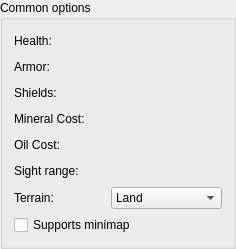
         <widget class="Q3GroupBox" name="mCommonGroup" >
          <property name="title" >
           <string>Common options</string>
          </property>
          <layout class="QVBoxLayout" >
           <property name="spacing" >
            <number>6</number>
           </property>
           <property name="leftMargin" >
            <number>11</number>
           </property>
           <property name="topMargin" >
            <number>11</number>
           </property>
           <property name="rightMargin" >
            <number>11</number>
           </property>
           <property name="bottomMargin" >
            <number>11</number>
           </property>
           <item>
            <layout class="QGridLayout" >
             <item row="2" column="2" >
              <widget class="KIntNumInput" native="1" name="mUnitShields" >
               <property name="toolTip" >
                <string>Maximum shields of this unit</string>
               </property>
               <property name="whatsThis" >
                <string>Maximum shields of this unit&lt;br>
When some unit shoots your unit and your unit has any shields, then amount of shields you have will be substracted from shooter's damage value and shields count will be decreased accordingly. If your unit has enough shields, it may not be hurt at all!</string>
               </property>
               <property name="minValue" stdset="0" >
                <number>0</number>
               </property>
              </widget>
             </item>
             <item row="2" column="1" >
              <spacer>
               <property name="orientation" >
                <enum>Qt::Horizontal</enum>
               </property>
               <property name="sizeType" >
                <enum>QSizePolicy::Fixed</enum>
               </property>
               <property name="sizeHint" >
                <size>
                 <width>20</width>
                 <height>20</height>
                </size>
               </property>
              </spacer>
             </item>
             <item row="0" column="1" >
              <spacer>
               <property name="orientation" >
                <enum>Qt::Horizontal</enum>
               </property>
               <property name="sizeType" >
                <enum>QSizePolicy::Fixed</enum>
               </property>
               <property name="sizeHint" >
                <size>
                 <width>20</width>
                 <height>20</height>
                </size>
               </property>
              </spacer>
             </item>
             <item row="1" column="1" >
              <spacer>
               <property name="orientation" >
                <enum>Qt::Horizontal</enum>
               </property>
               <property name="sizeType" >
                <enum>QSizePolicy::Fixed</enum>
               </property>
               <property name="sizeHint" >
                <size>
                 <width>20</width>
                 <height>20</height>
                </size>
               </property>
              </spacer>
             </item>
             <item row="4" column="0" >
              <widget class="QLabel" name="mUnitOilCostLabel" >
               <property name="text" >
                <string>Oil Cost:</string>
               </property>
               <property name="wordWrap" >
                <bool>false</bool>
               </property>
              </widget>
             </item>
             <item row="1" column="0" >
              <widget class="QLabel" name="mUnitArmorLabel" >
               <property name="text" >
                <string>Armor:</string>
               </property>
               <property name="wordWrap" >
                <bool>false</bool>
               </property>
              </widget>
             </item>
             <item row="3" column="1" >
              <spacer>
               <property name="orientation" >
                <enum>Qt::Horizontal</enum>
               </property>
               <property name="sizeType" >
                <enum>QSizePolicy::Fixed</enum>
               </property>
               <property name="sizeHint" >
                <size>
                 <width>20</width>
                 <height>20</height>
                </size>
               </property>
              </spacer>
             </item>
             <item row="3" column="0" >
              <widget class="QLabel" name="mUnitMineralCostLabel" >
               <property name="text" >
                <string>Mineral Cost:</string>
               </property>
               <property name="wordWrap" >
                <bool>false</bool>
               </property>
              </widget>
             </item>
             <item row="6" column="2" >
              <widget class="QComboBox" name="mUnitTerrain" >
               <property name="toolTip" >
                <string>Terrain type of this unit</string>
               </property>
               <property name="whatsThis" >
                <string>The main terrain your unit is thought to use. You can use only one. For facilities the terrain type is the only terrain it can be placed on. Mobile units use rather the &lt;i>Can go on Land&lt;/i> / &lt;i>Can go on Water&lt;/i> values.</string>
               </property>
               <item>
                <property name="text" >
                 <string>Land</string>
                </property>
               </item>
               <item>
                <property name="text" >
                 <string>Water</string>
                </property>
               </item>
               <item>
                <property name="text" >
                 <string>Air - Plane</string>
                </property>
               </item>
               <item>
                <property name="text" >
                 <string>Air - Helicopter</string>
                </property>
               </item>
              </widget>
             </item>
             <item row="6" column="1" >
              <spacer>
               <property name="orientation" >
                <enum>Qt::Horizontal</enum>
               </property>
               <property name="sizeType" >
                <enum>QSizePolicy::Fixed</enum>
               </property>
               <property name="sizeHint" >
                <size>
                 <width>20</width>
                 <height>20</height>
                </size>
               </property>
              </spacer>
             </item>
             <item row="5" column="1" >
              <spacer>
               <property name="orientation" >
                <enum>Qt::Horizontal</enum>
               </property>
               <property name="sizeType" >
                <enum>QSizePolicy::Fixed</enum>
               </property>
               <property name="sizeHint" >
                <size>
                 <width>20</width>
                 <height>20</height>
                </size>
               </property>
              </spacer>
             </item>
             <item row="3" column="2" >
              <widget class="KIntNumInput" native="1" name="mUnitMineralCost" >
               <property name="toolTip" >
                <string>How many minerals this unit costs</string>
               </property>
               <property name="whatsThis" >
                <string>How many minerals a player has to pay to produce this unit.</string>
               </property>
               <property name="value" stdset="0" >
                <number>100</number>
               </property>
               <property name="minValue" stdset="0" >
                <number>0</number>
               </property>
              </widget>
             </item>
             <item row="1" column="2" >
              <widget class="KIntNumInput" native="1" name="mUnitArmor" >
               <property name="toolTip" >
                <string>Armor of this unit</string>
               </property>
               <property name="whatsThis" >
                <string>Armor of this unit.&lt;br>
When other unit shoots at your unit, armor value is substracted from shooter's damage value.</string>
               </property>
               <property name="minValue" stdset="0" >
                <number>0</number>
               </property>
              </widget>
             </item>
             <item row="0" column="2" >
              <widget class="KIntNumInput" native="1" name="mUnitHealth" >
               <property name="toolTip" >
                <string>Maximum health of this unit</string>
               </property>
               <property name="whatsThis" >
                <string>Maximum health aka hitpoints, simply how much damage your unit can take during battle. Higher values mean (surprise) your unit can take more - 0 means your unit is destroyed (so don't use this ;-)).</string>
               </property>
               <property name="value" stdset="0" >
                <number>100</number>
               </property>
               <property name="minValue" stdset="0" >
                <number>0</number>
               </property>
              </widget>
             </item>
             <item row="6" column="0" >
              <widget class="QLabel" name="mUnitTerrainLabel" >
               <property name="text" >
                <string>Terrain:</string>
               </property>
               <property name="wordWrap" >
                <bool>false</bool>
               </property>
              </widget>
             </item>
             <item row="2" column="0" >
              <widget class="QLabel" name="mUnitShieldsLabel" >
               <property name="text" >
                <string>Shields:</string>
               </property>
               <property name="wordWrap" >
                <bool>false</bool>
               </property>
              </widget>
             </item>
             <item row="0" column="0" >
              <widget class="QLabel" name="mUnitHealthLabel" >
               <property name="text" >
                <string>Health:</string>
               </property>
               <property name="wordWrap" >
                <bool>false</bool>
               </property>
              </widget>
             </item>
             <item row="4" column="1" >
              <spacer>
               <property name="orientation" >
                <enum>Qt::Horizontal</enum>
               </property>
               <property name="sizeType" >
                <enum>QSizePolicy::Fixed</enum>
               </property>
               <property name="sizeHint" >
                <size>
                 <width>20</width>
                 <height>20</height>
                </size>
               </property>
              </spacer>
             </item>
             <item row="5" column="0" >
              <widget class="QLabel" name="mUnitSightLabel" >
               <property name="text" >
                <string>Sight range:</string>
               </property>
               <property name="wordWrap" >
                <bool>false</bool>
               </property>
              </widget>
             </item>
             <item row="5" column="2" >
              <widget class="KIntNumInput" native="1" name="mUnitSight" >
               <property name="toolTip" >
                <string>Sight range of this units</string>
               </property>
               <property name="whatsThis" >
                <string>&lt;p>How far can your unit see?&lt;/p>
&lt;p>Please note that this is &lt;b>not&lt;/b> a pixel value, but a &lt;b>cell number&lt;/b>, or tile number! A value of 1 means that 1 field of fog of war is removed around your unit, 2 means 2 fields of fog of war are removed and so on.&lt;/p>
&lt;p>A value of 5 (default) is ok - use higher values for rangers&lt;/p></string>
               </property>
               <property name="value" stdset="0" >
                <number>5</number>
               </property>
               <property name="minValue" stdset="0" >
                <number>0</number>
               </property>
              </widget>
             </item>
             <item row="4" column="2" >
              <widget class="KIntNumInput" native="1" name="mUnitOilCost" >
               <property name="toolTip" >
                <string>How much oil this unit costs</string>
               </property>
               <property name="whatsThis" >
                <string>How much oil a player has to pay to produce this unit.</string>
               </property>
               <property name="minValue" stdset="0" >
                <number>0</number>
               </property>
              </widget>
             </item>
            </layout>
           </item>
           <item>
            <widget class="QCheckBox" name="mUnitSupportMiniMap" >
             <property name="toolTip" >
              <string>Whether this unit supports minimap or not</string>
             </property>
             <property name="whatsThis" >
              <string>When this is checked your unit has some kind of radar. You need at least one unit/facility of this type to get a minimap. If the last unit with this option is destroyed you'll loose the minimap again.</string>
             </property>
             <property name="text" >
              <string>Supports minimap</string>
             </property>
            </widget>
           </item>
          </layout>
         </widget>
